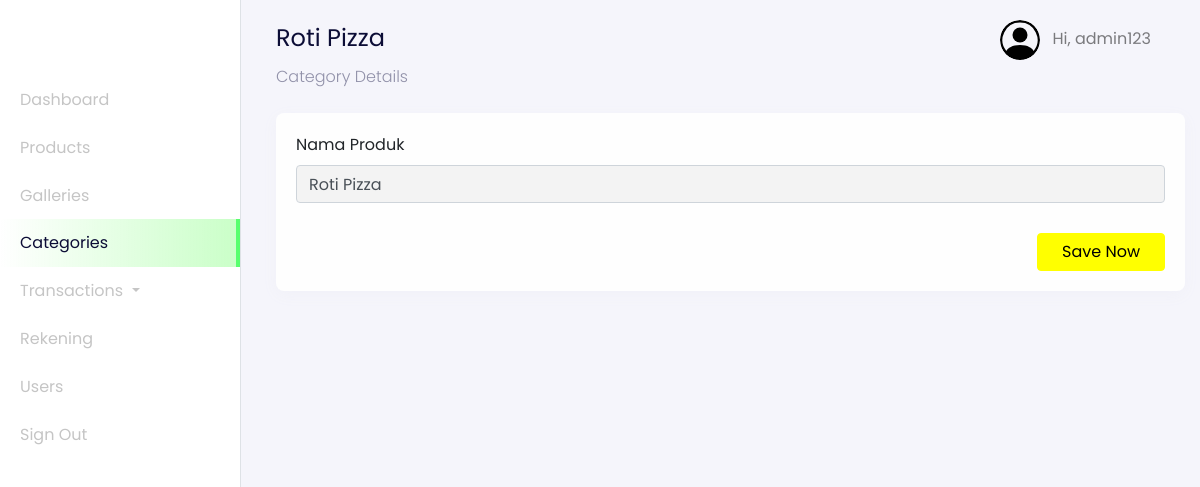
Page /admin?page=categories-details&id=1 (signed in) on the committed database.
### tables this page shows
CREATE TABLE `users` (
  `id_user` int(11) NOT NULL AUTO_INCREMENT,
  `name` varchar(255) NOT NULL,
  `email` varchar(255) NOT NULL,
  `password` varchar(255) NOT NULL,
  `address` text DEFAULT NULL,
  `phone_number` varchar(255) NOT NULL,
  `postal_code` varchar(191) NOT NULL,
  `roles` varchar(255) NOT NULL,
  PRIMARY KEY (`id_user`),
  UNIQUE KEY `email` (`email`)
);

CREATE TABLE `categories` (
  `id` int(11) NOT NULL AUTO_INCREMENT,
  `category_name` varchar(255) NOT NULL,
  `slug` varchar(255) NOT NULL,
  PRIMARY KEY (`id`)
);

### config/config.php (called while the page is built, shortened)
<?php
$host = 'localhost';
$user = 'root';
$password = '';
$dbname = 'dbEcake';
$conn = mysqli_connect($host, $user, $password, $dbname);
function query($query)
{
    global $conn;
    $result = mysqli_query($conn, $query);
    $rows = [];
    while ($row = mysqli_fetch_assoc($result)) {
        $rows[] = $row;
    }
    return $rows;
}
?>

### admin/dashboard-categories-details.php (the view, shortened to what this page needs)
<?php
$id = $_GET["id"];
$categories = query("SELECT * FROM categories WHERE id = $id")[0];
?>
<nav
  class="navbar navbar-expand-lg navbar-light navbar-store fixed-top"
  data-aos="fade-down"
>
  <div class="container-fluid">
    <div class="collpase navbar-collapse" id="navbarResponsive">
      <ul class="navbar-nav d-none d-lg-flex ml-auto">
        <li class="nav-item dropdown">
          <a
            href="#"
            class="nav-link"
            id="navbarDropdown"
            role="button"
            data-toggle="dropdown"
          >
          <img
              src="../assets/images/person-circle.svg"
              alt="profile"
              height="40px"
              class="rounded-circle mr-2 profile-picture"
            />
            <?php
              $id_user = $_SESSION['user'];
              $user = query("SELECT * FROM users WHERE id_user = $id_user")[0];
            ?>
            Hi, <?= $user["name"]; ?>
          </a>
        </li>
      </ul>
    </div>
  </div>
</nav>
<div
  class="section-content section-dashboard-home"
  data-aos="fade-up"
>
  <div class="container-fluid">
    <div class="dashboard-heading">
      <h2 class="dashboard-title"><?= $categories["category_name"]; ?></h2>
      <p class="dashboard-subtitle">Category Details</p>
    </div>
    <div class="dashboard-content">
      <div class="row">
        <div class="col-12 mt-2">
          <form action="" method="POST" enctype="multipart/form-data">
            <div class="card">
              <div class="card-body">
                <div class="row">
                  <div class="col-md-12">
                    <div class="form-group">
                      <label for="name">Nama Produk</label>
                      <input type="text" id="name" class="form-control"  name="name" value="<?= $categories["category_name"]; ?>">
                    </div>
                  </div>
                </div>
                <div class="row">
                  <div class="col-12 text-right">
                    <button
                      type="submit"
                      name="updateCategory"
                      class="btn btn-success px-4"
                    >
                      Save Now
                    </button>
                  </div>
                </div>
              </div>
            </div>
          </form>
        </div>
      </div>
    </div>
  </div>
</div>

### rows in the picture
users: name "admin123"
categories: category_name "Roti Pizza", name "Roti Pizza"
